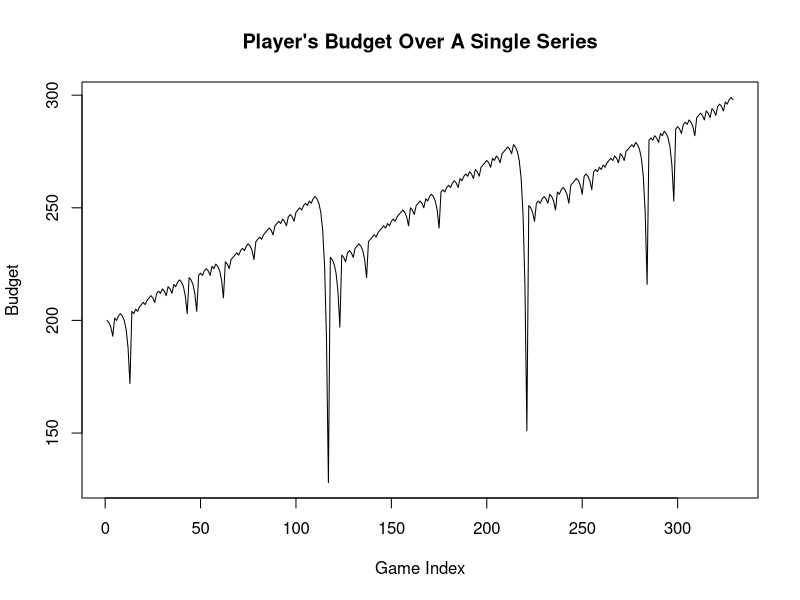
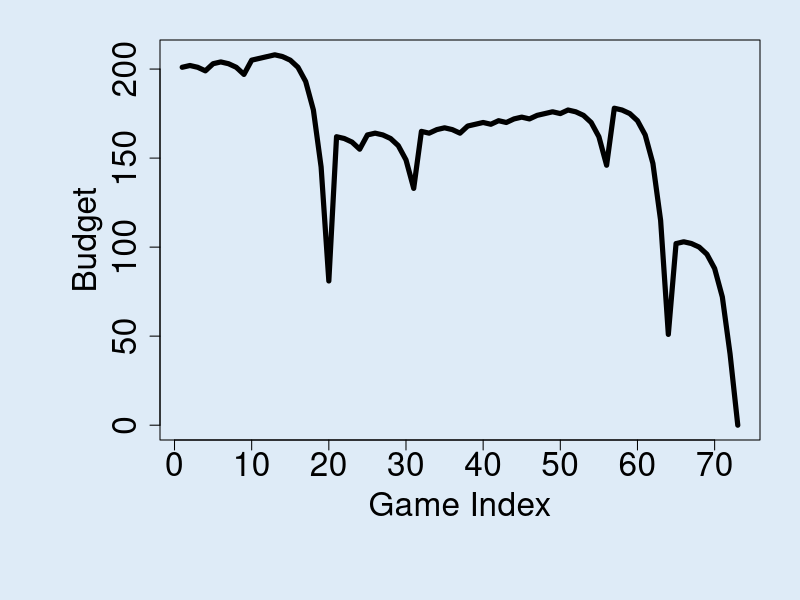
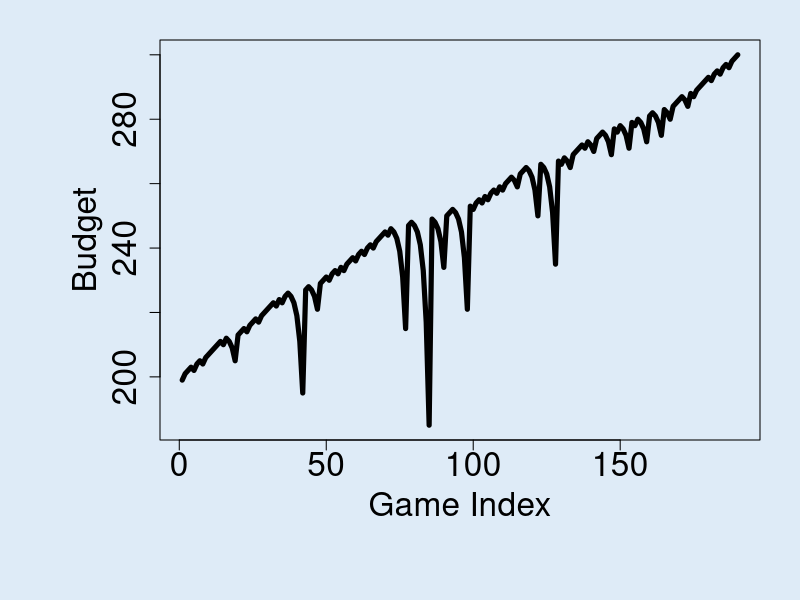

Reproduce these figures in R, in order. (Note: a time limit stopped this script after it produced the figures.)
## ---- chunk 1

single_spin <- function(){
  possible_outcomes <- c(rep("red",18), rep("black",18), rep("green",2))
  sample(possible_outcomes, 1)
}

martingale_wager <- function(
    previous_wager
  , previous_outcome
  , max_wager
  , current_budget
){
  if(previous_outcome == "red") return(1)
  min(2*previous_wager, max_wager, current_budget)
}

one_play <- function(previous_ledger_entry, max_wager){
  # Create a copy of the input object that will become the output object
  out <- previous_ledger_entry
  out[1, "game_index"] <- previous_ledger_entry[1, "game_index"] + 1
  out[1, "starting_budget"] <- previous_ledger_entry[1, "ending_budget"]
  out[1, "wager"] <- martingale_wager(
    previous_wager = previous_ledger_entry[1, "wager"]
    , previous_outcome = previous_ledger_entry[1, "outcome"]
    , max_wager = max_wager
    , current_budget = out[1, "starting_budget"]
  )
  out[1, "outcome"] <- single_spin()
  out[1, "ending_budget"] <- out[1, "starting_budget"] + 
    ifelse(out[1, "outcome"] == "red", +1, -1)*out[1, "wager"]
  return(out)
}

one_series <- function(
  max_games, starting_budget, winning_threshold, max_wager
){
  # Initialize ledger
  ledger <- data.frame(
      game_index = 0:max_games
    , starting_budget = NA_integer_
    , wager = NA_integer_
    , outcome = NA_character_
    , ending_budget = NA_integer_
  )
  ledger[1, "wager"] <- 1
  ledger[1, "outcome"] <- "red"
  ledger[1, "ending_budget"] <- starting_budget
  for(i in 2:nrow(ledger)){
    #browser()
    ledger[i,] <- one_play(ledger[i-1,], max_wager)
    if(stopping_rule(ledger[i,], winning_threshold)) break
  }
  # Return non-empty portion of ledger
  ledger[2:i, ]
}

stopping_rule <- function(
  ledger_entry
  , winning_threshold
){
  ending_budget <- ledger_entry[1, "ending_budget"]
  if(ending_budget <= 0) return(TRUE)
  if(ending_budget >= winning_threshold) return(TRUE)
  FALSE
}

profit <- function(ledger){
  n <- nrow(ledger)
  profit <- ledger[n, "ending_budget"] - ledger[1, "starting_budget"]
  return(profit)
}

require(magrittr)

svg(filename = "loser.svg", width=16, height =9)
par(cex.axis=2, cex.lab = 2, mar = c(8,8,2,2), bg = rgb(222, 235, 247, max = 255))
set.seed(1)
ledger <- one_series(200,200,300,500)
plot(ledger[,c(1,5)], type = "l", lwd = 5, xlab = "Game Index", ylab = "Budget")
dev.off()

svg(filename = "winner.svg", width=16, height =9)
par(cex.axis=2, cex.lab = 2, mar = c(8,8,2,2), bg = rgb(222, 235, 247, max = 255))
set.seed(2)
l2 <- one_series(200,200,300,500)
plot(l2[,c(1,5)], type = "l", lwd = 5, xlab = "Game Index", ylab = "Budget")
dev.off()

## ---- chunk 2

# create a ledger using the default parameters
# default parameters come from the assignment instructions

set.seed(20302)
ledger <- one_series(1000, 200, 300, 100)

# showing what the ledger is
head(ledger)

# plot the ledger
plot(ledger$game_index, ledger$starting_budget, 
     xlab = 'Game Index', 
     ylab = 'Budget',
     main = "Player's Budget Over A Single Series",
     type = 'l')

## ---- chunk 3

# we can do one_series 1000 times then take mean profit
# using the default parameters from the instructions

replicate(1000, one_series(1000, 200, 300, 100) |> profit()) |> mean()

## ---- chunk 4

# ex. Starting Budget

# get a range of starting budgets
starting_budgets <- seq(100, 500, by = 100)

# create a vector to store the average earnings for each starting budget
# make it the length of the starting budgets we are looping over
ae <- numeric(length(starting_budgets))

# create a for loop, going through each starting budget value
for(i in 1:length(starting_budgets)){
  # replicate 1000 times with these settings, changing the starting budget each time
  # winning threshold is 100 more than the starting budget each time
  # could also just set winning threshold to be a large number that starting budget
  # never goes over
  # ae[i] stores the average earning in the ith place
  # starting_budgets[i] selects the ith starting budget to use for this loop
  ae[i] <- replicate(1000, one_series(1000, 
                                      starting_budgets[i], 
                                      starting_budgets[i] + 100, 
                                      100) |> profit()) |> mean()
}

# now plot the results
# starting budget on the x-axis, average earnings on the y-axis

plot(starting_budgets, ae, 
     main = 'Effect of Starting Budgets on Average Earnings',
     ylab = 'Average Earnings',
     xlab = 'Starting Budget',
     type = 'l')

## ---- chunk 5

# each row in the ledger is one play, we can get the number of plays using the number of rows

replicate(1000, one_series(1000, 200, 300, 100) |> nrow()) |> mean()
